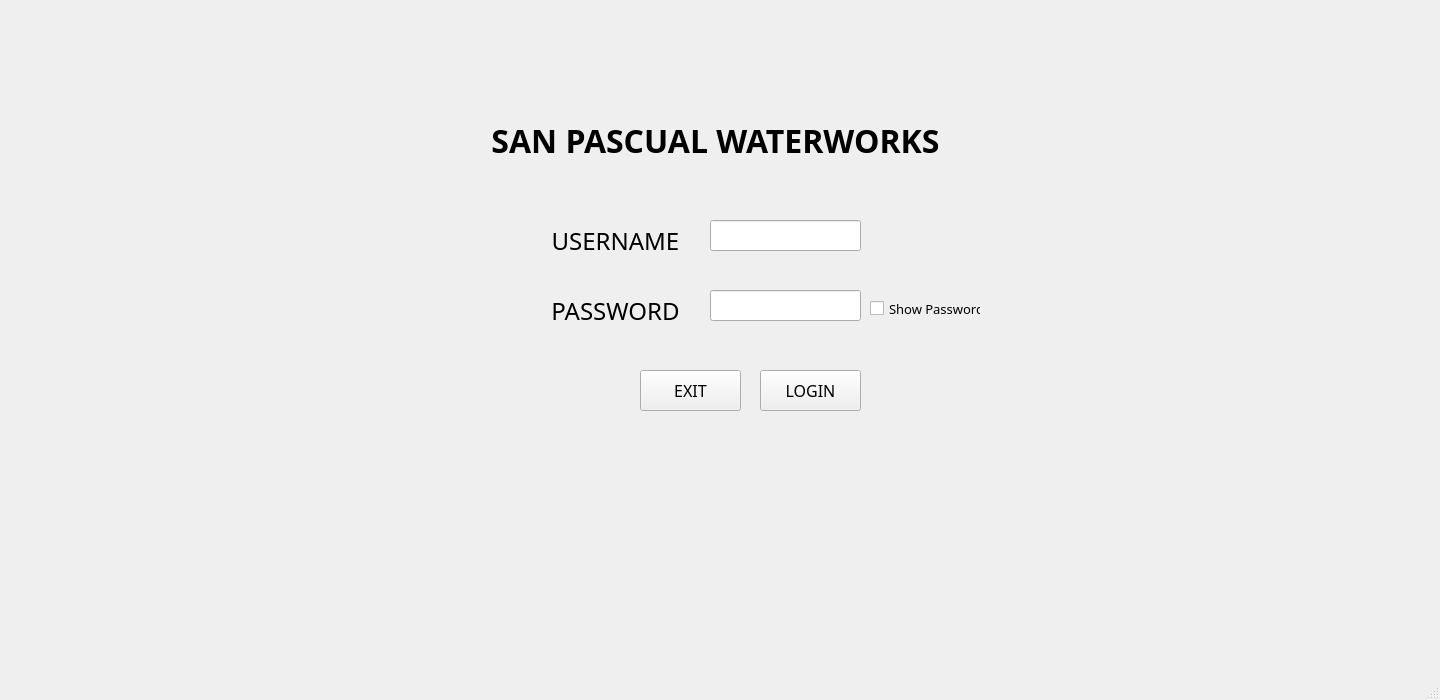
<?xml version="1.0" encoding="UTF-8"?>
<ui version="4.0">
 <class>loginWindow</class>
 <widget class="QMainWindow" name="loginWindow">
  <property name="geometry">
   <rect>
    <x>0</x>
    <y>0</y>
    <width>1440</width>
    <height>700</height>
   </rect>
  </property>
  <property name="windowTitle">
   <string>San Pascual Waterworks</string>
  </property>
  <widget class="QWidget" name="centralwidget">
   <widget class="QLabel" name="label">
    <property name="geometry">
     <rect>
      <x>0</x>
      <y>120</y>
      <width>1431</width>
      <height>41</height>
     </rect>
    </property>
    <property name="font">
     <font>
      <family>MS Gothic</family>
      <pointsize>24</pointsize>
      <weight>75</weight>
      <italic>false</italic>
      <bold>true</bold>
     </font>
    </property>
    <property name="text">
     <string>SAN PASCUAL WATERWORKS</string>
    </property>
    <property name="alignment">
     <set>Qt::AlignCenter</set>
    </property>
   </widget>
   <widget class="QLabel" name="label_2">
    <property name="geometry">
     <rect>
      <x>540</x>
      <y>220</y>
      <width>151</width>
      <height>41</height>
     </rect>
    </property>
    <property name="font">
     <font>
      <family>MS Gothic</family>
      <pointsize>18</pointsize>
     </font>
    </property>
    <property name="contextMenuPolicy">
     <enum>Qt::DefaultContextMenu</enum>
    </property>
    <property name="text">
     <string>USERNAME</string>
    </property>
    <property name="alignment">
     <set>Qt::AlignCenter</set>
    </property>
   </widget>
   <widget class="QLabel" name="label_3">
    <property name="geometry">
     <rect>
      <x>540</x>
      <y>290</y>
      <width>151</width>
      <height>41</height>
     </rect>
    </property>
    <property name="font">
     <font>
      <family>MS Gothic</family>
      <pointsize>18</pointsize>
     </font>
    </property>
    <property name="contextMenuPolicy">
     <enum>Qt::DefaultContextMenu</enum>
    </property>
    <property name="text">
     <string>PASSWORD</string>
    </property>
    <property name="alignment">
     <set>Qt::AlignCenter</set>
    </property>
   </widget>
   <widget class="QLineEdit" name="lineUsername">
    <property name="geometry">
     <rect>
      <x>710</x>
      <y>220</y>
      <width>151</width>
      <height>31</height>
     </rect>
    </property>
    <property name="font">
     <font>
      <family>MS Gothic</family>
      <pointsize>18</pointsize>
     </font>
    </property>
    <property name="text">
     <string/>
    </property>
   </widget>
   <widget class="QLineEdit" name="linePassword">
    <property name="geometry">
     <rect>
      <x>710</x>
      <y>290</y>
      <width>151</width>
      <height>31</height>
     </rect>
    </property>
    <property name="font">
     <font>
      <family>MS Gothic</family>
      <pointsize>18</pointsize>
     </font>
    </property>
   </widget>
   <widget class="QPushButton" name="btnLogin">
    <property name="geometry">
     <rect>
      <x>760</x>
      <y>370</y>
      <width>101</width>
      <height>41</height>
     </rect>
    </property>
    <property name="font">
     <font>
      <family>MS Gothic</family>
      <pointsize>12</pointsize>
     </font>
    </property>
    <property name="text">
     <string>LOGIN</string>
    </property>
   </widget>
   <widget class="QPushButton" name="btnExit">
    <property name="geometry">
     <rect>
      <x>640</x>
      <y>370</y>
      <width>101</width>
      <height>41</height>
     </rect>
    </property>
    <property name="font">
     <font>
      <family>MS Gothic</family>
      <pointsize>12</pointsize>
     </font>
    </property>
    <property name="text">
     <string>EXIT</string>
    </property>
   </widget>
   <widget class="QCheckBox" name="showPassword">
    <property name="geometry">
     <rect>
      <x>870</x>
      <y>300</y>
      <width>111</width>
      <height>17</height>
     </rect>
    </property>
    <property name="font">
     <font>
      <family>MS Gothic</family>
      <pointsize>10</pointsize>
     </font>
    </property>
    <property name="text">
     <string>Show Password</string>
    </property>
   </widget>
  </widget>
  <widget class="QMenuBar" name="menubar">
   <property name="geometry">
    <rect>
     <x>0</x>
     <y>0</y>
     <width>1440</width>
     <height>21</height>
    </rect>
   </property>
  </widget>
  <widget class="QStatusBar" name="statusbar"/>
 </widget>
 <resources/>
 <connections/>
</ui>
